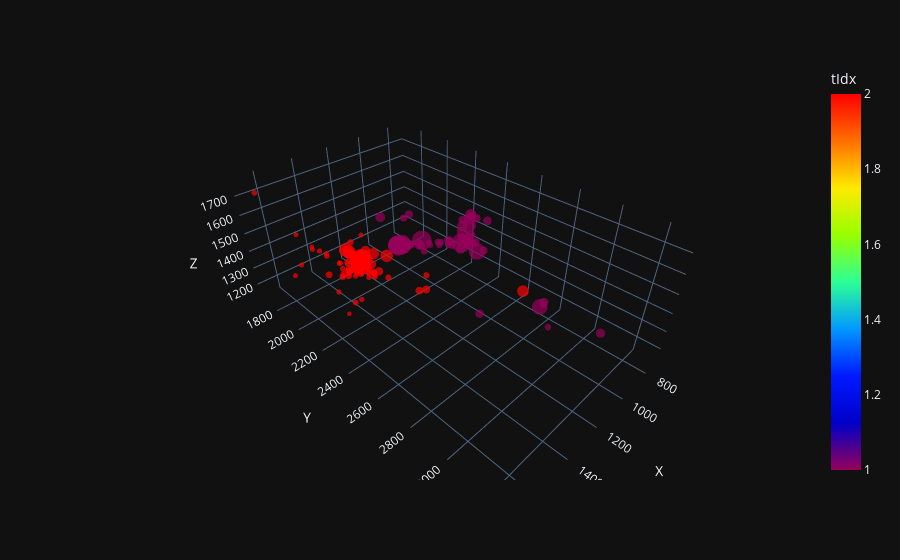

The cell this chart's notebook holds for it:
### Code cell
from src.logger.plotting_tools import shuffle_truth_colors
pp = []
mask =  (dic["graph"].ndata['particle_number'].view(-1)!=-1) #+(dic["graph"].ndata['pandora_pfo'].view(-1)==33)
for i in pp:
    mask = mask +  (dic["graph"].ndata['particle_number'].view(-1) ==i)
#mask =(dic["graph"].ndata['particle_number'].view(-1) !=-1) #+(dic["graph"].ndata['particle_number'].view(-1) ==25)   + (dic["graph"].ndata['particle_number'].view(-1) ==20)+ (dic["graph"].ndata['particle_number'].view(-1) ==12)+ (dic["graph"].ndata['particle_number'].view(-1) ==15)
tidx =  dic["graph"].ndata['particle_number'].view(-1,1)[mask]#1*(dic["graph"].ndata['particle_number'].view(-1,1)[mask])# +1*(dic["graph"].ndata['particle_number_nomap'].view(-1,1)[mask]==189)#(labels_pandora.view(-1,1))
features = torch.sigmoid(dic["graph"].ndata["beta"][mask]).view(-1,1)
X =dic["graph"].ndata["pos_hits_xyz"][mask]#dic["graph"].ndata["pos_hits_xyz"][mask] # dic["graph"].ndata["pos_hits_xyz"] #dic["graph"].ndata["pos_hits_xyz"]
data = {
            "X":X[:, 0].view(-1, 1).detach().cpu().numpy(),
            "Y": X[:, 1].view(-1, 1).detach().cpu().numpy(),
            "Z": X[:, 2].view(-1, 1).detach().cpu().numpy(),
            "tIdx": tidx.view(-1, 1).detach().cpu().numpy(),
            "features": features.view(-1, 1).detach().cpu().numpy(),
        }
hoverdict = {}
# if hoverfeat is not None:
#     for j in range(hoverfeat.shape[1]):
#         hoverdict["f_" + str(j)] = hoverfeat[:, j : j + 1]
#     data.update(hoverdict)

# if nidx is not None:
#     data.update({"av_same": av_same})

df = pd.DataFrame(
np.concatenate([data[k] for k in data], axis=1),
columns=[k for k in data],
)
rdst = np.random.RandomState(1234567890)  # all the same
# shuffle_truth_colors(df, "tIdx", rdst)

hover_data = ["tIdx"] #+ [k for k in hoverdict.keys()]
# if nidx is not None:
#     hover_data.append("av_same")
fig = px.scatter_3d(
df,
x="X",
y="Y",
z="Z",
color="tIdx",
size="features",
hover_data=hover_data,
template="plotly_dark",
color_continuous_scale=px.colors.sequential.Rainbow,
)
fig.update_traces(marker=dict(line=dict(width=0)))

### Figure 1 — Plotly figure (JSON) as saved in the notebook; plotly's stock layout.template omitted (floating-point values rounded to 4 significant figures; data arrays with more than 128 entries replaced by an {"elided": "..."} marker saying what was removed)
{"data": [{"customdata": {"elided": "241x1 int values"}, "hovertemplate": "X=%{x}<br>Y=%{y}<br>Z=%{z}<br>features=%{marker.size}<br>tIdx=%{marker.color}<extra></extra>", "legendgroup": "", "marker": {"color": {"elided": "241 int values"}, "coloraxis": "coloraxis", "line": {"width": 0}, "size": {"elided": "241 float values"}, "sizemode": "area", "sizeref": 0.001972, "symbol": "circle"}, "mode": "markers", "name": "", "scene": "scene", "showlegend": false, "type": "scatter3d", "x": {"elided": "241 float values"}, "y": {"elided": "241 float values"}, "z": {"elided": "241 float values"}}], "layout": {"coloraxis": {"colorbar": {"title": {"text": "tIdx"}}, "colorscale": [[0, "rgb(150,0,90)"], [0.125, "rgb(0,0,200)"], [0.25, "rgb(0,25,255)"], [0.375, "rgb(0,152,255)"], [0.5, "rgb(44,255,150)"], [0.625, "rgb(151,255,0)"], [0.75, "rgb(255,234,0)"], [0.875, "rgb(255,111,0)"], [1, "rgb(255,0,0)"]]}, "legend": {"itemsizing": "constant", "tracegroupgap": 0}, "margin": {"t": 60}, "scene": {"domain": {"x": [0, 1], "y": [0, 1]}, "xaxis": {"title": {"text": "X"}}, "yaxis": {"title": {"text": "Y"}}, "zaxis": {"title": {"text": "Z"}}}}}
